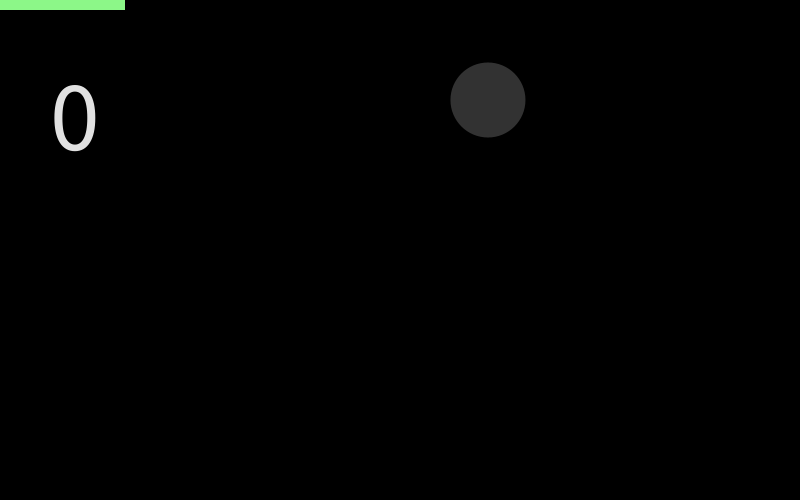
Frame 1 (no input)
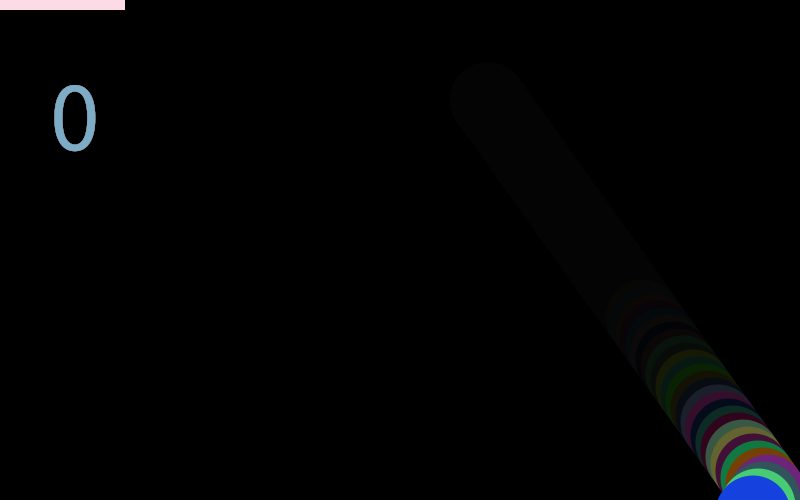
Frame 60 (the mouse pressed at the canvas centre just before this capture)
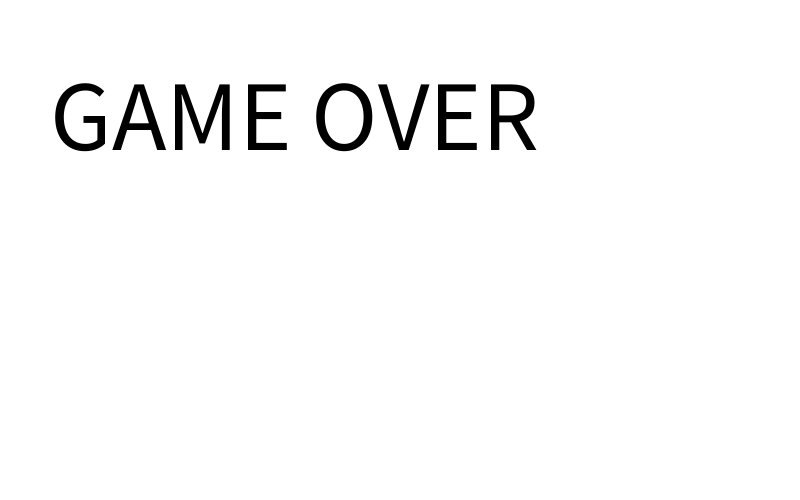
Frame 120 (the mouse held since frame 60 and released just before this capture)

The Processing sketch that drew these frames (run headless with seeded random() and noise(); from frame 60 on, the mouse is pressed at the canvas centre):

// Processing sketch: processing_169408
// ── processing_169408.pde

float r = 50;
float g = 50;
float b = 50;
int score = 0;
float speedx = 5;
float speedy = 7;
float posx = random(100, 700);
float posy = 100;
float dir = 0;

void setup() {
  size(800, 500);
  frameRate(30);
  background(0);
}

void draw() {
  //fill(0);
  textSize(100);
  text(score, 50, 150); 
  noStroke();
  fill(0, 30);
  rect(0, 0, width, height);
  fill(r, g, b);
  ellipse(posx, posy, 75, 75);
  posx = posx + speedx; 

  if (posx+75/2 >= 800 || posx-75/2 <= 0) {
    speedx=-speedx;
  } 

  posy = posy + speedy;
  if (posy-75/2 <= 0) {
    speedy=-speedy;
  } 
  fill(random(100, 255), random(100, 255), random(100, 255));
  rect(mouseX-125, mouseY-10, 250, 20);
  float rectxb1 = mouseX-125;
  float rectxb2 = mouseX+125;
  float recty = mouseY+-10;
  if (posy>=recty && posy-recty<=10 && rectxb1<=posx && posx<=mouseX) {
    speedy=-speedy;
    //speedx=-speedx;
    score = score +1;
    r = r+random(0, 101);
    r = r-random(0, 100);  
    g = g+random(0, 100);
    g = g-random(0, 100);
    b = b+random(0, 100);
    b = b-random(0, 100);
  } else {
    r= random(0, 255);
    g= random(0, 255);
    b= random(0, 255);
  }

  if (posy>=recty && posy-recty<=10 && mouseX<=posx && posx<=rectxb2) {
    speedy=-speedy;
    speedx=-speedx;
    score = score +1;
    r = r+random(0, 100);
    r = r-random(0, 100);
    g = g+random(0, 100);
    g = g-random(0, 100);
    b = b+random(0, 100);
    b = b-random(0, 100);
  } else {
    r= random(0, 255);
    g= random(0, 255);
    b= random(0, 255);
  }

  if (posy>=525) {
    background(255); 
    fill(0);
    textSize(100);
    text("GAME OVER", 50, 150);
  }
}
void keyPressed() {
  if (key=='r') {
    posx = 100;
    posy = 100;
    score = 0;
  }
}
